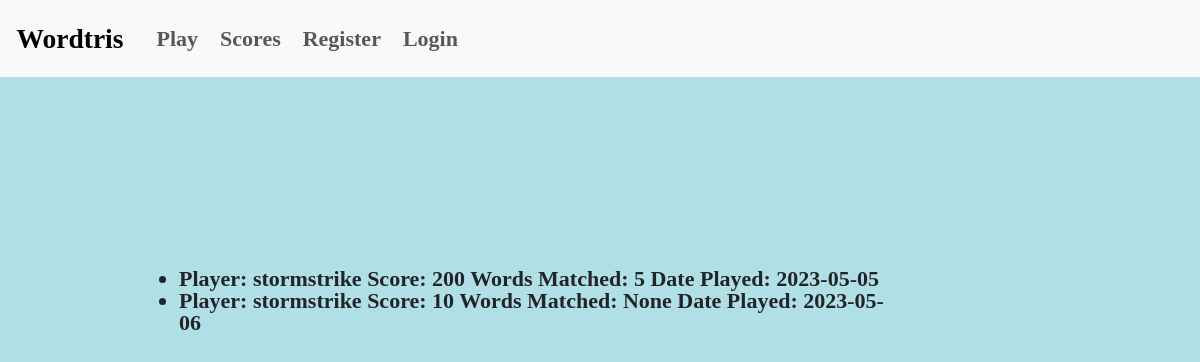
/scores, run on the app's committed database.
### game/models.py (models this page shows, shortened)
class Game(models.Model):
    score = models.IntegerField()
    words_matched = models.IntegerField(null='True',blank=True)
    longest_word = models.IntegerField(null='True',blank=True)
    most_valuable_word = models.CharField(max_length=20,null='True', blank=True)
    date_played = models.DateField(default=datetime.date.today,null='True', blank=True)
    player = models.ForeignKey(Player, on_delete=models.CASCADE)
    def __str__(self):
        return f"Player: {self.player.username} Score: {self.score} Words Matched: {self.words_matched} Date Played: {self.date_played}"

class Player(models.Model):
    username = models.CharField(max_length=20)

### game/views.py (the view)
# urls.py: path('scores', views.scores,name='scores'),
def scores(request):
    scoresList = Game.objects.all()
    return render(request, 'game/scores.html', {'scoresList': scoresList})

### game/templates/game/scores.html
{% extends 'game/base.html' %}
{% block content %}
    <div class="container">
    <h1>Wordtris Scores</h1>
    <ul>
    {% for score in scoresList %}
        <li>{{ score }}</li>
    {% endfor %}
    </ul>
    </div>
{% endblock %}

### static/css/style.css (style rules this page uses)
:root { --button_top: 15%; --score_top: 20%; --content_top: 30%; --button_right: 50%; --score_right: 50%; --content_right: 24%; --scale: 1; }
html, body { height: 100%; margin: 0; padding: 0; background-color: powderblue; }
* { box-sizing: border-box; font-family: 'Varela Round'; font-size: calc(22px * var(--scale)); font-weight: bold; }
.container { position: fixed; top: var(--content_top); right: var(--content_right); display: flex; justify-content: center; align-items: center; line-height: 1em; }

### data on the page
Game: player+score+words_matched "Player: stormstrike Score: 200 Words Matched: 5 Date Played: 2023-05-05"
Game: player+score+words_matched "Player: stormstrike Score: 10 Words Matched: None Date Played: 2023-05-06"
